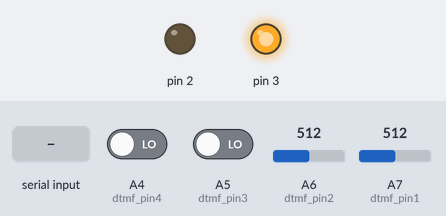
Bench run of a sketch on a simulated Arduino Nano, built with avr-gcc and run on an emulated ATmega328P. On the bench: output pins drawn as LEDs (lit = HIGH). Inputs (shaded band) come from the test bench; at power-on: A7 (dtmf_pin1) = 512, A4 (dtmf_pin4) LOW, A5 (dtmf_pin3) LOW, A6 (dtmf_pin2) = 512. The modem accepts every AT command (registered, SIM ready, sends succeed) and sends nothing else.

Above: at 12.2 s.
12.3 s: "RING\n" received over the second serial link
At 14.5 s:
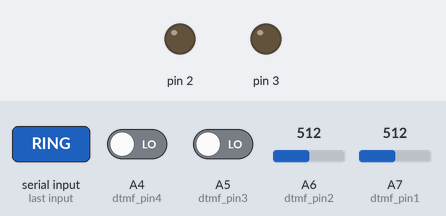
14.8 s: A7 (dtmf_pin1) set to 495
At 16.0 s:
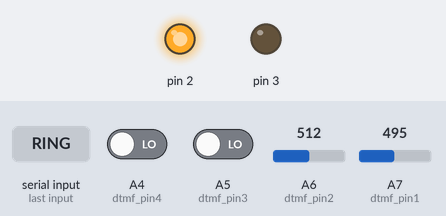
16.3 s: A4 (dtmf_pin4) driven HIGH
At 17.3 s:
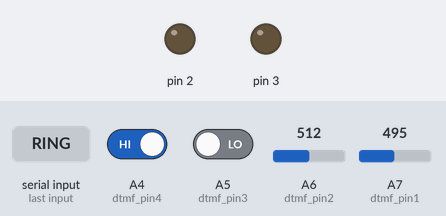
17.8 s: A4 (dtmf_pin4) driven LOW
At 18.6 s:
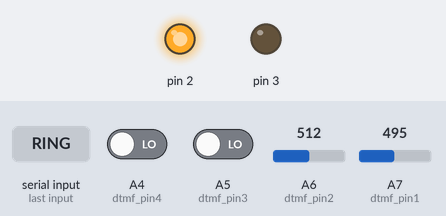
Timing chart, 0 to 20.3 s (numbered marks = the images above; inputs shaded):
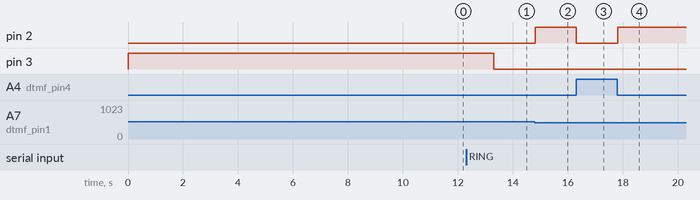

The sketch:

gsm_dtmf_automation.ino
```cpp
//#include <sim900.h> //download library from https://github.com/Seeed-Studio/GPRS_SIM900
#include <SoftwareSerial.h> //default library

int Incomingch;
String data, Fdata;
char call;

const int dtmf_pin1 = A7; //2;
const int dtmf_pin2 = A6; //3;
const int dtmf_pin3 = A5; //4;
const int dtmf_pin4 = A4; //5;

int d1, d2, d3, d4;

//Connect Tx pin of GSM to 9 of Arduino
//Connect Rx pin of GSM to 10 of Arduino
//SoftwareSerial mySerial( 12, 13);
SoftwareSerial gsm(9, 10); //TX,RX


void setup()
{
  pinMode(2, OUTPUT);
  pinMode(3, OUTPUT);

  digitalWrite(2, 0);
  digitalWrite(3, 1);

  Serial.begin(9600);
  gsm.begin(9600);

  autocall_disconnect();
}

void loop()
{
  call_auto_connect();

}


void autocall_disconnect() {
  gsm.println ( "ATD +918209829808;" ); // Cellular
  gsm.println ();

  delay(10000);// wait for 10 seconds …

  gsm.println ( "ATH" ); // Drop the phone

  delay(1000);

}

void call_auto_connect() {
  //  status_leds(19);


  if (gsm.available() > 0)
  {
    check_Incoming();
    if (Fdata == "RING") {
      gsm.println("ATA");
      delay(1000);


      while (Fdata != "NO CARRIER") {
        check_Incoming();
        //        delay(3000);

        GsmWeightUpdate();
      }
      delay(500);

    }
  }


}

void GsmWeightUpdate() {
  int temp_update_weight = 0;
  d1 = analogRead(dtmf_pin1);
  d2 = analogRead(dtmf_pin2);
  d3 = digitalRead(dtmf_pin3);
  d4 = digitalRead(dtmf_pin4);

  if (d1 > 511) {
    d1 = 1;
  }
  else {
    d1 = 0;
  }
  if (d2 > 511) {
    d2 = 1;
  }
  else {
    d2 = 0;
  }
  //    d1=1,d2=0,d3=0,d4=0;
  //measure weight here


  if ((d1 == 1) && (d2 == 0) && (d3 == 0) && (d4 == 0)) { // one
    digitalWrite(2, 0);

  }
  else if ((d1 == 0) && (d2 == 1) && (d3 == 0) && (d4 == 0)) { //two
    digitalWrite(2, 1);

  }
  else if ((d1 == 1) && (d2 == 1) && (d3 == 0) && (d4 == 0)) { //three
    digitalWrite(3, 0);
  }
  else if ((d1 == 0) && (d2 == 0) && (d3 == 1) && (d4 == 0)) { //four
    digitalWrite(3, 1);
  }
  else {
    digitalWrite(2, 0);
    digitalWrite(3, 0);

  }
  delay(100);


  check_Incoming();


}


void check_Incoming() {

  if (gsm.available()) { //If GSM is saying something

    Incomingch = gsm.read(); // Listen to it and store in this variable
    if (Incomingch == 10 || Incomingch == 13) //If it says space (10) or Newline (13) it means it has completed one word
    {
      //Serial.println(data);   //Print the word and clear the variable to start fresh
      Fdata = data;
      data = "";
    }
    else
    {
      String newchar = String (char(Incomingch)); //convert the char to string by using string objects
      data = data + newchar; // After converting to string, do string concatenation
    }
  }
}
```

Measured:
- the behaviour switches between 512 and 511 on A7 (dtmf_pin1) (found by bisection; images 1 and 2)
- after the input at 12.3 s, pin 3: HIGH → LOW after 1.0 s
- after the input at 14.8 s, pin 2: LOW → HIGH at once
- after the input at 16.3 s, pin 2: HIGH → LOW at once
- after the input at 17.8 s, pin 2: LOW → HIGH at once
